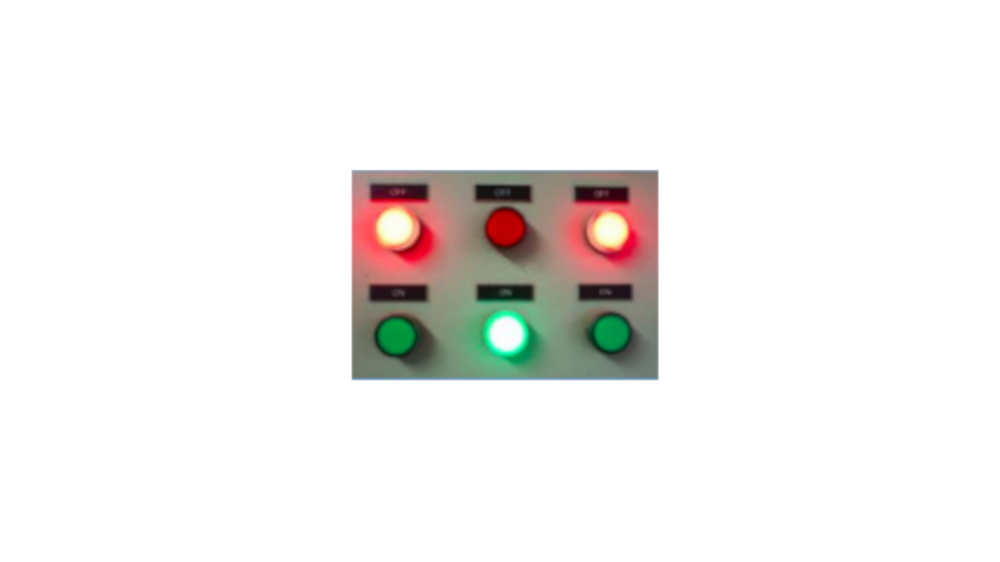
//> input picture PBL1/Teste_Circulos/painel.png, 1000 x 562 px, shrunk from 1366 x 768 before the run
$ ./code painel.png   (built with g++ and OpenCV 4)
//> lines starting //> are read from the running program, lines starting //| are printed output that depends on the picture; after the words box and inside, x2 and y2 are one past the last pixel; in counts of white or black regions, pixels touching at a corner belong together
#include "opencv2/imgcodecs.hpp"
#include "opencv2/highgui.hpp"
#include "opencv2/imgproc.hpp"
#include <iostream>
using namespace cv;
using namespace std;

Mat src, src_gray;
int thresh = 100;
float minimum_radius, maximum_radius;
RNG rng(12345);

void thresh_callback(int, void *);

int main(int argc, char **argv)
{
    char* imgName = argv[1];
    src = imread(imgName,IMREAD_COLOR);
//> src is the input picture: 562 rows x 1000 cols, CV_8UC3; mean B, G, R 238, 239.6, 241.6
    if( src.empty() )
    {
      cout << "Erro ao abrir imagem\n" << endl;
      return -1;
    }
    // [11 lines of commented-out code are left out]
        cvtColor(src, src_gray, COLOR_BGR2GRAY);
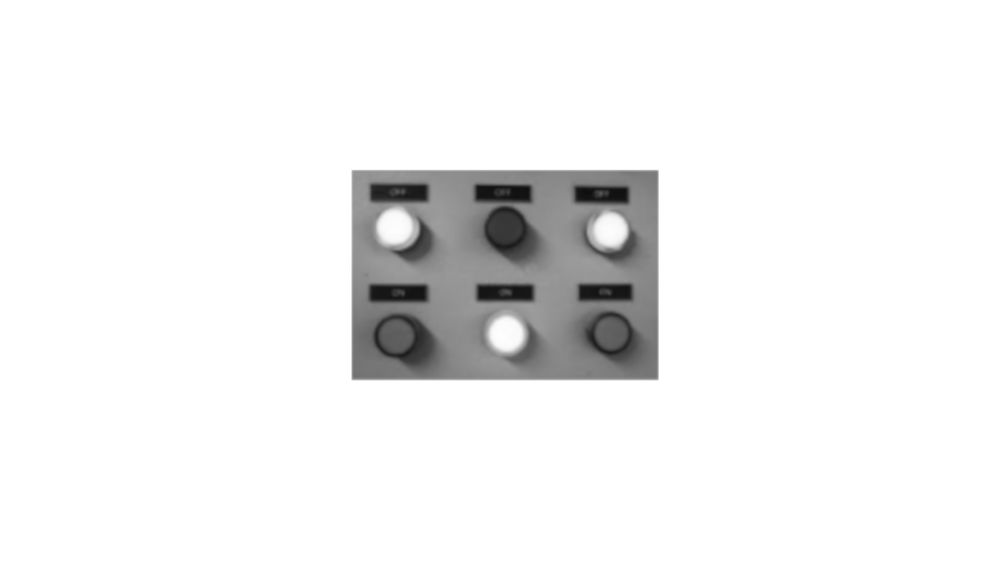
//> src_gray: 562 rows x 1000 cols, CV_8UC1; min 14, max 255, mean 240
        blur(src_gray, src_gray, Size(3, 3));
//> src_gray: 562 rows x 1000 cols, CV_8UC1; 5.48% of pixels changed, all inside (x1, y1, x2, y2) = (348, 167, 661, 383)

        namedWindow("Imagem Original", WINDOW_NORMAL);
        namedWindow("Imagem GrayScale", WINDOW_NORMAL);
        namedWindow("Contornos", WINDOW_NORMAL);

        imshow("Imagem Original", src);
        imshow("Imagem GrayScale", src_gray);

        minimum_radius = 0.015 * src.rows;
//> minimum_radius = 8.43
        maximum_radius = 0.070 * src.rows;
//> maximum_radius = 39.34

        createTrackbar("Canny thresh:", "Contornos", &thresh, 255, thresh_callback);
        createTrackbar("Canny thresh:", "Contornos", &thresh, 255, thresh_callback);
        createTrackbar("Canny thresh:", "Contornos", &thresh, 255, thresh_callback);
        thresh_callback(0, 0);
        waitKey();
    //}
    return 0;
}
void thresh_callback(int, void *)
{
    Mat canny_output;
    float minimum_radius, maximum_radius;
    vector<Vec3f> circles;
    Canny(src_gray, canny_output, 30, thresh);
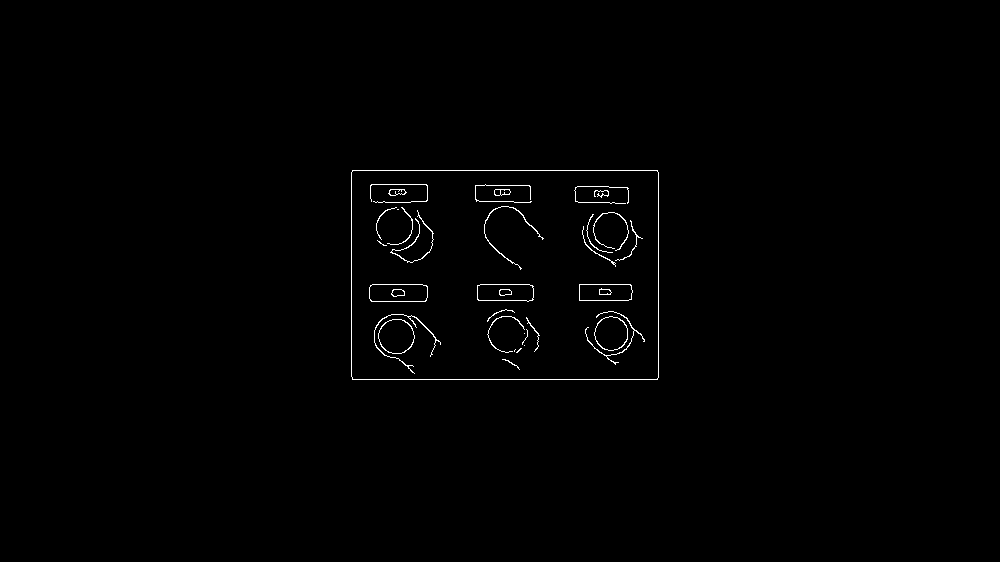
//> canny_output: 562 rows x 1000 cols, CV_8UC1; 0.69% white in thin lines or dots, all inside (x1, y1, x2, y2) = (351, 170, 659, 380)
    HoughCircles(src_gray, circles, CV_HOUGH_GRADIENT, 1, src_gray.rows / 8, thresh, 30, minimum_radius, maximum_radius);
//> circles = 6 circles (x, y, radius): [505.5, 228.5, 21.6], [505.5, 333.5, 17.4], [397.5, 227.5, 21.3], [606.5, 230.5, 20.7], [610.5, 333.5, 16.1], [395.5, 336.5, 17.1]; minimum_radius = 0; maximum_radius = 0
    vector<vector<Point> > contours;
    vector<Vec4i> hierarchy;
    findContours(canny_output, contours, hierarchy, RETR_TREE, CHAIN_APPROX_SIMPLE);
//> contours = 49 contours, 19 with area under 20; largest, box (x1, y1, x2, y2) and area: (351, 170, 659, 380) 64156, (351, 170, 659, 380) 64154, (369, 284, 428, 302) 970, (378, 319, 415, 354) 966, (369, 284, 428, 302) 965
    Mat drawing = Mat::zeros(canny_output.size(), CV_8UC3);
    for (size_t i = 0; i < contours.size(); i++)
    {
        Scalar color = Scalar(rng.uniform(0, 256), rng.uniform(0, 256), rng.uniform(0, 256));
        drawContours(drawing, contours, (int)i, color, 2, LINE_8, hierarchy, 0);
        cout << "N_circles: " << circles.size() << endl;
        for (int j = 0; j < circles.size(); j++)
        {
            cout << " Circulo " << j + 1 << " : " << circles[j] << endl;
        }
    }
//> this loop made 49 passes
//| N_circles: 6
//| N_circles: 6
//| N_circles: 6
//| N_circles: 6
//| N_circles: 6
//| N_circles: 6
//| N_circles: 6
//| N_circles: 6
//> (output is shown up to pass 8 of 49)
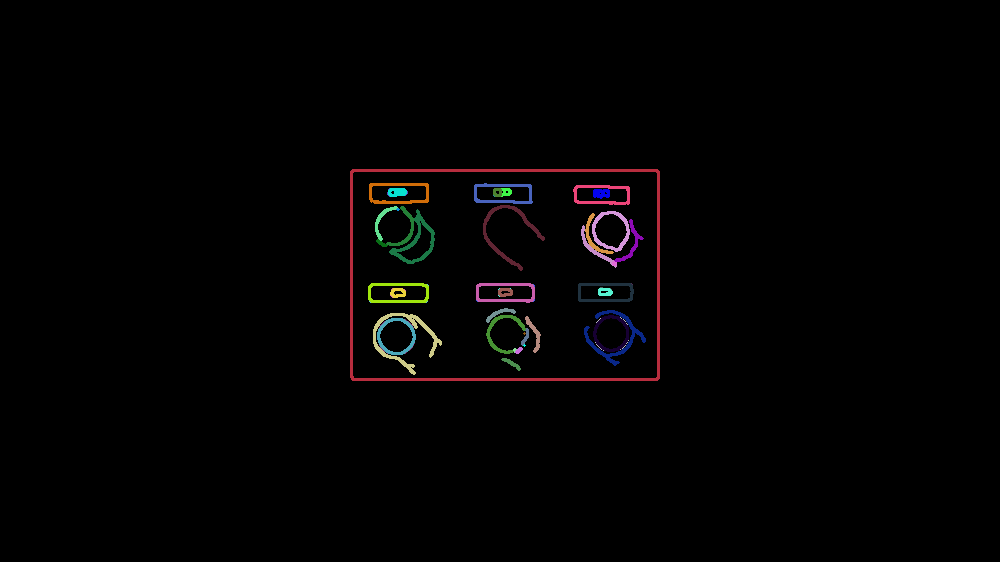
//> drawing: 562 rows x 1000 cols, CV_8UC3; mean B, G, R 2.2, 2.1, 2.9
    cout << "---------------------------------------------------------" << endl;
    imshow("Contornos", drawing);
}
